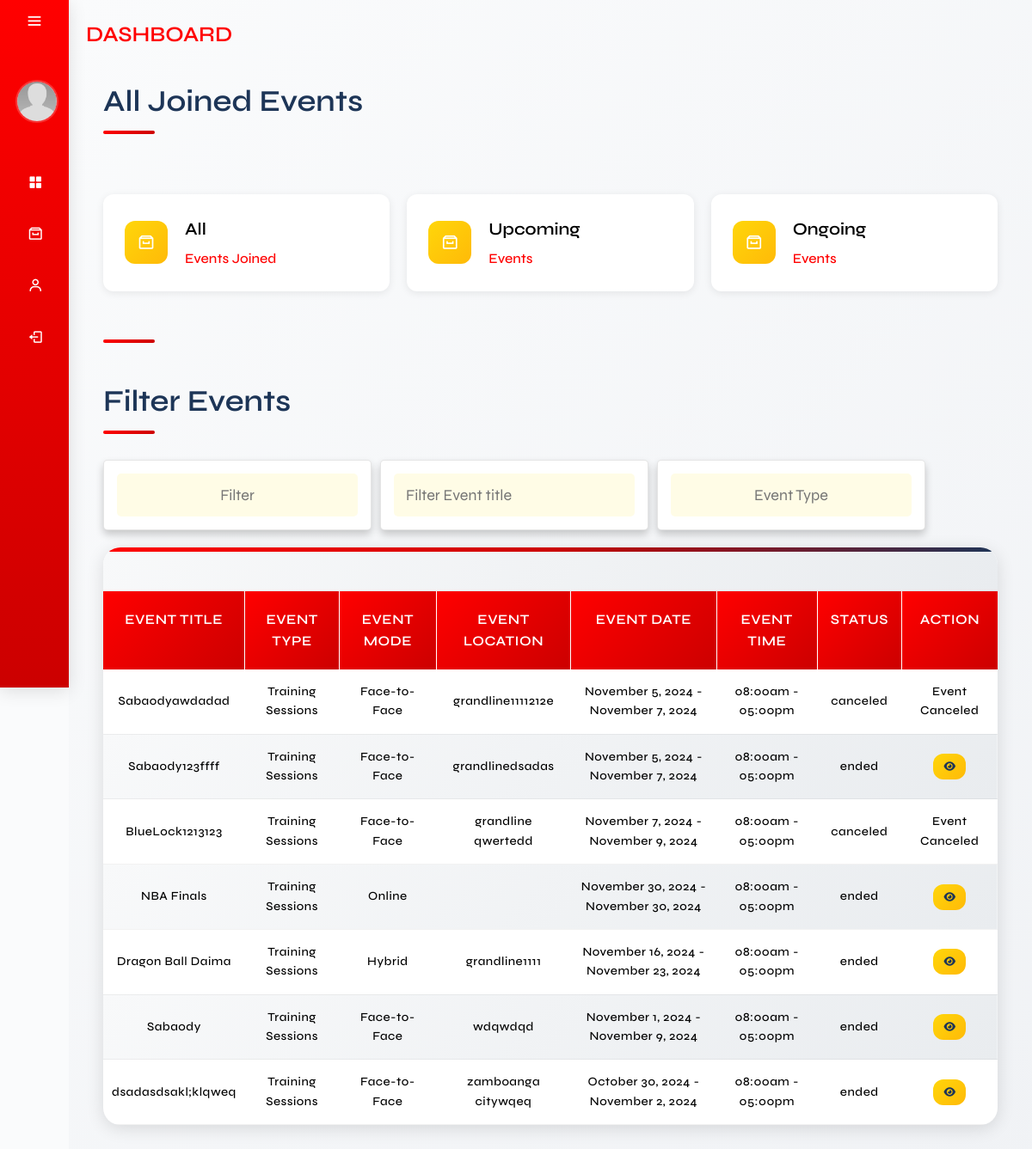
Page /user_side/total_events.php (signed in) on the committed database.
### tables this page shows
CREATE TABLE `eventparticipants` (
  `participant_id` int(11) NOT NULL,
  `event_id` int(11) DEFAULT NULL,
  `UserID` int(11) DEFAULT NULL
);

CREATE TABLE `events` (
  `event_id` int(11) NOT NULL,
  `event_title` varchar(255) NOT NULL,
  `event_description` text DEFAULT NULL,
  `event_type` varchar(50) NOT NULL,
  `event_mode` varchar(50) NOT NULL,
  `event_photo_path` varchar(255) DEFAULT NULL,
  `location` varchar(255) NOT NULL,
  `date_start` date NOT NULL,
  `date_end` date NOT NULL,
  `time_start` time NOT NULL,
  `time_end` time NOT NULL,
  `date_created` timestamp NOT NULL DEFAULT current_timestamp(),
  `event_link` text DEFAULT NULL,
  `cancelReason` text NOT NULL,
  `event_cancel` varchar(255) NOT NULL,
  `participant_limit` int(11) NOT NULL,
  `audience_type` varchar(100) NOT NULL
);

### function/F.totalEventsU.php (the view, shortened to what this page needs)
<?php
require_once('../db.connection/connection.php');
if (isset($_SESSION['UserID'])) {
    $UserID = $_SESSION['UserID'];
    $sql = "SELECT Events.*, EventParticipants.UserID
            FROM Events
            INNER JOIN EventParticipants ON Events.event_id = EventParticipants.event_id
            WHERE EventParticipants.UserID = ?
            ORDER BY Events.date_created DESC";
    $stmt = $conn->prepare($sql);
    $stmt->bind_param("i", $UserID);
    $stmt->execute();
    $result = $stmt->get_result();
    if ($result->num_rows === 0) {
        echo "<tr><td colspan='8' style='text-align: center;'>No Joined Events!</td></tr>";
    } else {
        while ($row = mysqli_fetch_assoc($result)) {
            $eventTitle = $row['event_title'];
            $eventLocation = $row['location'];
            $eventDateStart = date('F j, Y', strtotime($row['date_start']));
            $eventDateEnd = date('F j, Y', strtotime($row['date_end']));
            $eventTimeStart = date('h:ia', strtotime($row['time_start']));
            $eventTimeEnd = date('h:ia', strtotime($row['time_end']));
            $eventMode = $row['event_mode'];
            $eventType = $row['event_type'];
            $eventId = $row['event_id'];
            $isCanceled = !empty($row['event_cancel']);
            $isDeleted = !empty($row['deleted_at']);
            $eventTimeZone = new DateTimeZone('Asia/Manila');
            $currentDateTime = new DateTime('now', $eventTimeZone);
            $eventStartDateTime = new DateTime($row['date_start'] . ' ' . $row['time_start'], $eventTimeZone);
            $eventEndDateTime = new DateTime($row['date_end'] . ' ' . $row['time_end'], $eventTimeZone);
            if ($isCanceled) {
                $eventStatus = 'canceled';
            } elseif ($isDeleted) {
                $eventStatus = 'deleted';
            } elseif ($currentDateTime < $eventStartDateTime) {
                $eventStatus = 'upcoming';
            } elseif ($currentDateTime >= $eventStartDateTime && $currentDateTime <= $eventEndDateTime) {
                $eventStatus = 'ongoing';
            } else {
                $eventStatus = 'ended';
            }
            echo '<tr data-start-date="' . $row['date_start'] . '" data-end-date="' . $row['date_end'] . '">';
            ?>
            <td data-label="Event Title"><?php echo $eventTitle; ?></td>
            <td data-label="Event Type"><?php echo $eventType; ?></td>
            <td data-label="Event Mode"><?php echo $eventMode; ?></td>
            <td data-label="Event Location"><?php echo $eventLocation; ?></td>
            <td data-label="Event Date"><?php echo "$eventDateStart - $eventDateEnd"; ?></td>
            <td data-label="Event Time"><?php echo "$eventTimeStart - $eventTimeEnd"; ?></td>
            <td data-label="Status"><?php echo $eventStatus; ?></td>
            <td data-label="Attendance" class="pad">
                <?php if ($isCanceled): ?>
                    <span class="alert alert-warning">Event Canceled</span>
                <?php elseif ($isDeleted): ?>
                    <span class="alert alert-danger">Event Deleted</span>
                <?php else: ?>
                    <a href="myEvent.php?event_id=<?php echo $eventId; ?>"><button class="btn_edit"><i
                                class="fa-solid fa-eye"></i></button></a>
                <?php endif; ?>
            </td>
            <?php
            echo '</tr>';
        }
    }
} else {
    header("Location: login.php");
    exit();
}
?>

### user_side/css/main.css (style rules this page uses)
* { font-family: "Syne", sans-serif; margin: 0; padding: 0; box-sizing: border-box; text-decoration: none; outline: none; border: none; }
:root { --header-height: 3.5rem; --first-color: red; --first-color-alt: #1d3557; --first-color-light: hsl(var(--hue), 40%, 80%); --title-color: hsl(var(--hue), 24%, 16%); --text-color: black; --text-color-light: hsl(var(--hue), 8%, 60%); --white-color: hsl(0, 0%, 100%); --body-color: white; --container-color: #f1faee; --box-shadow: 0 0.5rem 1rem rgba(0, 0, 0, 0.2); --light-bg: #fffce6; --shadow-light: 0 2px 10px rgba(0, 0, 0, 0.08); --shadow-medium: 0 4px 20px rgba(0, 0, 0, 0.12); --shadow-heavy: 0 8px 30px rgba(0, 0, 0, 0.15); --border-radius: 12px; --border-radius-small: 8px; --border-radius-large: 20px; --border: 0.1rem solid rgba(0, 0, 0, 0.1); --border-light: 1px solid rgba(0, 0, 0, 0.05); --body-font: "Syne", sans-serif; --biggest-font-size: 2rem; --h1-font-size: 1.5rem; --h2-font-size: 1.25rem; --h3-font-size: 1rem; --normal-font-size: 0.938rem; --small-font-size: 0.813rem; --smaller-font-size: 0.75rem; --font-regular: 400; --font-medium: 500; --font-semi-bold: 600; --z-tooltip: 10; --z-fixed: 100; --z-modal: 1000; }
html { font-size: 62.5%; overflow-x: auto; scroll-padding-top: 7rem; scroll-behavior: smooth; }
body { background-color: #fafbfc; line-height: 1.6; }
.tbl tbody tr td { font-size: 1.4rem; letter-spacing: 0.5px; font-weight: var(--font-medium); text-align: center; border: none; border-bottom: 1px solid rgba(0, 0, 0, 0.05); padding: 1.5rem 1rem; transition: all 0.3s ease; }
.tbl tbody .pad { padding: 1rem; }
.tbl tr:nth-child(even) { background: linear-gradient(135deg, #f8f9fa 0%, #e9ecef 100%); }
.tbl button { display: inline-block; border: none; margin: 0.3rem; padding: 0.8rem 1.2rem; border-radius: var(--border-radius); outline: none; cursor: pointer; font-weight: var(--font-medium); transition: all 0.3s ease; font-size: 1.2rem; }
.btn_edit { background: linear-gradient(135deg, #ffd60a 0%, #ffba08 100%); color: var(--first-color-alt); }

### rows in the picture
eventparticipants: event.event_title "Sabaodyawdadad", event.event_type "Training Sessions", event.event_mode "Face-to-Face", event.location "grandline1111212e", event.date_start "November 5, 2024", event.date_end "November 7, 2024", event.time_start "08:00am", event.time_end "05:00pm", event.event_cancel "canceled", shows "Event Canceled"
eventparticipants: event.event_title "Sabaody123ffff", event.event_type "Training Sessions", event.event_mode "Face-to-Face", event.location "grandlinedsadas", event.date_start "November 5, 2024", event.date_end "November 7, 2024", event.time_start "08:00am", event.time_end "05:00pm", event.time_end "ended"
eventparticipants: event.event_title "BlueLock1213123", event.event_type "Training Sessions", event.event_mode "Face-to-Face", event.location "grandline qwertedd", event.date_start "November 7, 2024", event.date_end "November 9, 2024", event.time_start "08:00am", event.time_end "05:00pm", event.event_cancel "canceled", shows "Event Canceled"
eventparticipants: event.event_title "NBA Finals", event.event_type "Training Sessions", event.event_mode "Online", event.date_start "November 30, 2024", event.date_end "November 30, 2024", event.time_start "08:00am", event.time_end "05:00pm", event.time_end "ended"
eventparticipants: event.event_title "Dragon Ball Daima", event.event_type "Training Sessions", event.event_mode "Hybrid", event.location "grandline1111", event.date_start "November 16, 2024", event.date_end "November 23, 2024", event.time_start "08:00am", event.time_end "05:00pm", event.time_end "ended"
eventparticipants: event.event_title "Sabaody", event.event_type "Training Sessions", event.event_mode "Face-to-Face", event.location "wdqwdqd", event.date_start "November 1, 2024", event.date_end "November 9, 2024", event.time_start "08:00am", event.time_end "05:00pm", event.time_end "ended"
eventparticipants: event.event_title "dsadasdsakl;klqweq", event.event_type "Training Sessions", event.event_mode "Face-to-Face", event.location "zamboanga citywqeq", event.date_start "October 30, 2024", event.date_end "November 2, 2024", event.time_start "08:00am", event.time_end "05:00pm", event.time_end "ended"
